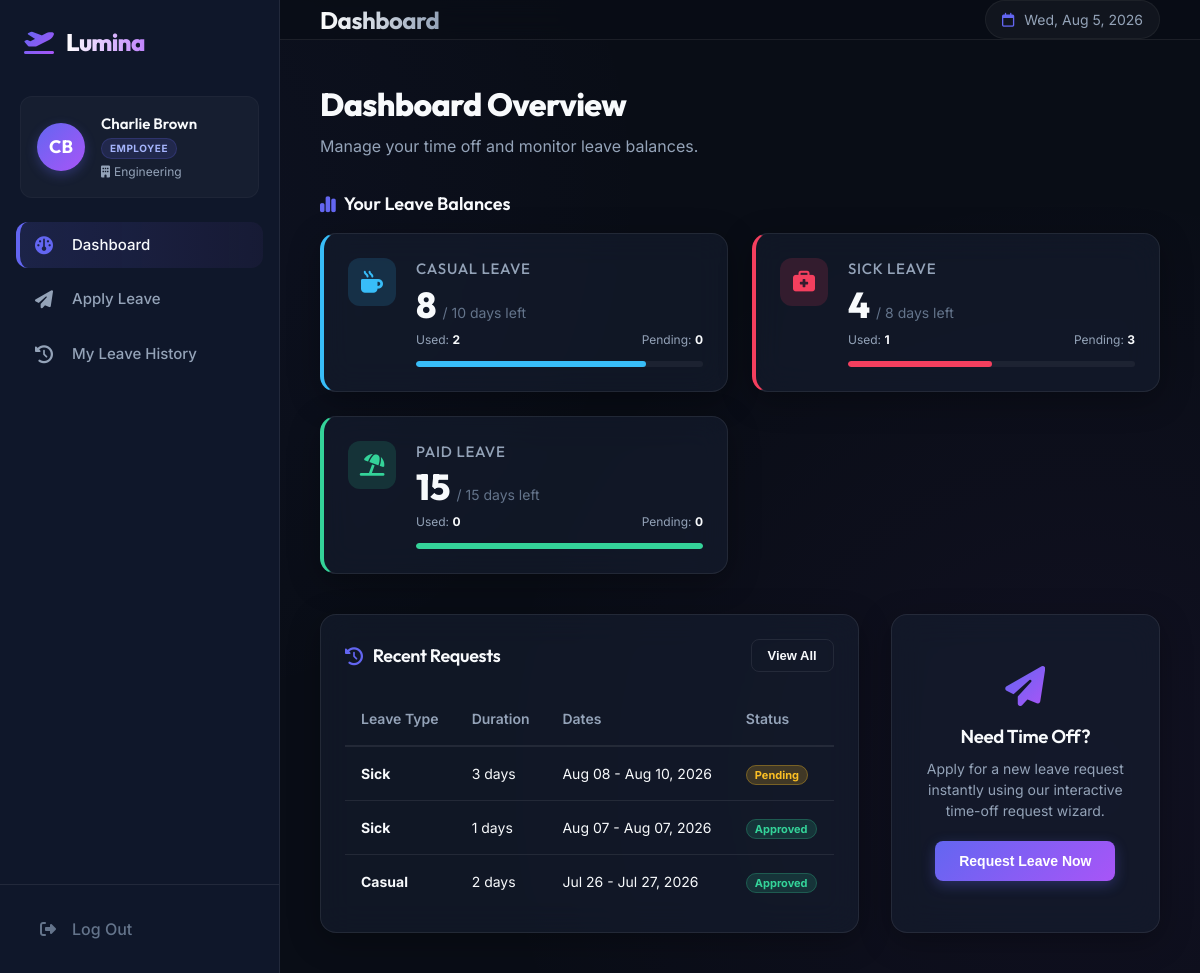
/dashboard (signed in), run on the app's committed database.
### models.py (models this page shows, shortened)
class User(db.Model):
    __tablename__ = 'users'
    id = db.Column(db.Integer, primary_key=True)
    username = db.Column(db.String(80), unique=True, nullable=False, index=True)
    password_hash = db.Column(db.String(200), nullable=False)
    first_name = db.Column(db.String(100), nullable=False)
    last_name = db.Column(db.String(100), nullable=False)
    email = db.Column(db.String(120), unique=True, nullable=False)
    role = db.Column(db.String(20), nullable=False, default='employee')  # 'employee' or 'manager'
    department = db.Column(db.String(100), nullable=False)
    created_at = db.Column(db.DateTime, default=datetime.utcnow)
    leave_balances = db.relationship('LeaveBalance', backref='user', lazy=True, cascade="all, delete-orphan")
    leave_requests = db.relationship('LeaveRequest', foreign_keys='LeaveRequest.user_id', backref='applicant', lazy=True, cascade="all, delete-orphan")
    reviewed_requests = db.relationship('LeaveRequest', foreign_keys='LeaveRequest.reviewed_by', backref='reviewer', lazy=True)

class LeaveBalance(db.Model):
    __tablename__ = 'leave_balances'
    id = db.Column(db.Integer, primary_key=True)
    user_id = db.Column(db.Integer, db.ForeignKey('users.id', ondelete='CASCADE'), nullable=False)
    leave_type = db.Column(db.String(50), nullable=False)  # 'Casual', 'Sick', 'Paid'
    allocated = db.Column(db.Integer, nullable=False)
    used = db.Column(db.Integer, nullable=False, default=0)
    pending = db.Column(db.Integer, nullable=False, default=0)
    @property
    def remaining(self):
        return self.allocated - self.used - self.pending

class LeaveRequest(db.Model):
    __tablename__ = 'leave_requests'
    id = db.Column(db.Integer, primary_key=True)
    user_id = db.Column(db.Integer, db.ForeignKey('users.id', ondelete='CASCADE'), nullable=False)
    leave_type = db.Column(db.String(50), nullable=False)  # 'Casual', 'Sick', 'Paid'
    start_date = db.Column(db.Date, nullable=False)
    end_date = db.Column(db.Date, nullable=False)
    duration = db.Column(db.Integer, nullable=False)  # Number of days
    reason = db.Column(db.Text, nullable=False)
    status = db.Column(db.String(20), nullable=False, default='Pending')  # 'Pending', 'Approved', 'Rejected'
    applied_on = db.Column(db.DateTime, default=datetime.utcnow)
    reviewed_by = db.Column(db.Integer, db.ForeignKey('users.id'), nullable=True)
    manager_remarks = db.Column(db.Text, nullable=True)

### app.py (the view)
    @app.route('/dashboard')
    @login_required
    def dashboard():
        user = db.session.get(User, session['user_id'])
        balances = LeaveBalance.query.filter_by(user_id=user.id).all()
        if user.role == 'manager':
            pending_requests = LeaveRequest.query.filter_by(status='Pending').order_by(LeaveRequest.applied_on.desc()).all()
            processed_requests = LeaveRequest.query.filter(LeaveRequest.status != 'Pending').order_by(LeaveRequest.applied_on.desc()).limit(50).all()
            return render_template('dashboard.html', balances=balances, pending_requests=pending_requests, processed_requests=processed_requests)
        else:
            my_requests = LeaveRequest.query.filter_by(user_id=user.id).order_by(LeaveRequest.applied_on.desc()).all()
            return render_template('dashboard.html', balances=balances, my_requests=my_requests)

### app.py (called while the page is built)
def login_required(f):
    @wraps(f)
    def decorated_function(*args, **kwargs):
        if 'user_id' not in session:
            return redirect(url_for('login'))
        return f(*args, **kwargs)
    return decorated_function

### templates/dashboard.html (shortened to what this page needs)
{% extends "base.html" %}
{% block content %}
<section id="dashboard-section" class="active-section dashboard-section">
    <div class="welcome-header">
        <h2>Dashboard Overview</h2>
        <p>Manage your time off and monitor leave balances.</p>
    </div>
    <div class="section-title-sub"><i class="fa-solid fa-chart-simple"></i> Your Leave Balances</div>
    <div class="stats-grid">
        {% for bal in balances %}
        <div class="stat-card glass balance-card border-{{ bal.leave_type.lower() }}">
            <div class="balance-icon icon-{{ bal.leave_type.lower() }}">
                {% if bal.leave_type == 'Casual' %}
                    <i class="fa-solid fa-mug-hot"></i>
                {% elif bal.leave_type == 'Sick' %}
                    <i class="fa-solid fa-briefcase-medical"></i>
                {% else %}
                    <i class="fa-solid fa-umbrella-beach"></i>
                {% endif %}
            </div>
            <div class="balance-details">
                <h3>{{ bal.leave_type }} Leave</h3>
                <div class="balance-numbers">
                    <span class="remaining-value">{{ bal.remaining }}</span>
                    <span class="allocated-value">/ {{ bal.allocated }} days left</span>
                </div>
                <div class="balance-status-sub">
                    <span>Used: <strong>{{ bal.used }}</strong></span>
                    <span>Pending: <strong>{{ bal.pending }}</strong></span>
                </div>
                <div class="progress-bar-container">
                    <div class="progress-bar progress-{{ bal.leave_type.lower() }}" style="width: {{ (bal.remaining / bal.allocated * 100) if bal.allocated > 0 else 0 }}%"></div>
                </div>
            </div>
        </div>
        {% endfor %}
    </div>
    <div class="overview-split">
        {% if current_user.role == 'employee' %}
        <div class="overview-block glass">
            <div class="block-header">
                <h3><i class="fa-solid fa-history"></i> Recent Requests</h3>
                <button class="btn btn-sm btn-outline nav-shortcut" data-target="history-section">View All</button>
            </div>
            <div class="table-responsive">
                <table class="data-table">
                    <thead>
                        <tr>
                            <th>Leave Type</th>
                            <th>Duration</th>
                            <th>Dates</th>
                            <th>Status</th>
                        </tr>
                    </thead>
                    <tbody>
                        {% if my_requests %}
                            {% for req in my_requests[:5] %}
                            <tr>
                                <td><strong>{{ req.leave_type }}</strong></td>
                                <td>{{ req.duration }} days</td>
                                <td class="date-col">{{ req.start_date.strftime('%b %d') }} - {{ req.end_date.strftime('%b %d, %Y') }}</td>
                                <td>
                                    <span class="badge badge-{{ req.status.lower() }}">{{ req.status }}</span>
                                </td>
                            </tr>
                            {% endfor %}
                        {% else %}
                            <tr>
                                <td colspan="4" class="text-center">No leave requests found.</td>
                            </tr>
                        {% endif %}
                    </tbody>
                </table>
            </div>
        </div>
        <div class="overview-block glass flex-center-content">
            <div class="quick-action-card">
                <i class="fa-solid fa-paper-plane quick-action-icon"></i>
                <h3>Need Time Off?</h3>
                <p>Apply for a new leave request instantly using our interactive time-off request wizard.</p>
                <button class="btn btn-primary nav-shortcut" data-target="apply-section">Request Leave Now</button>
            </div>
        </div>
        {% endif %}
    </div>
</section>
{% endblock %}

### templates/base.html (shortened to what this page needs)
<!DOCTYPE html>
<html lang="en">
<head>
    <link rel="stylesheet" href="https://cdnjs.cloudflare.com/ajax/libs/font-awesome/6.4.0/css/all.min.css">
    <link rel="stylesheet" href="{{ url_for('static', filename='css/style.css') }}">
</head>
<body>
    <div class="app-container {% if not current_user %}auth-layout{% endif %}">
        {% if current_user %}
        <aside class="app-sidebar" id="sidebar">
            <div class="sidebar-header">
                <div class="logo">
                    <i class="fa-solid fa-plane-departure logo-icon"></i>
                    <span class="logo-text">Lumina</span>
                </div>
            </div>
            <div class="user-profile-summary">
                <div class="profile-avatar">
                    {{ current_user.first_name[0] }}{{ current_user.last_name[0] }}
                </div>
                <div class="profile-details">
                    <span class="profile-name">{{ current_user.first_name }} {{ current_user.last_name }}</span>
                    <span class="profile-role">
                        {{ current_user.role.upper() }}
                    </span>
                    <span class="profile-dept"><i class="fa-solid fa-building"></i> {{ current_user.department }}</span>
                </div>
            </div>
            <nav class="sidebar-nav">
                <ul>
                    <li class="active" data-section="dashboard-section">
                        <a href="#"><i class="fa-solid fa-gauge"></i> <span>Dashboard</span></a>
                    </li>
                    {% if current_user.role == 'employee' %}
                    <li data-section="apply-section">
                        <a href="#"><i class="fa-solid fa-paper-plane"></i> <span>Apply Leave</span></a>
                    </li>
                    <li data-section="history-section">
                        <a href="#"><i class="fa-solid fa-clock-rotate-left"></i> <span>My Leave History</span></a>
                    </li>
                    {% endif %}
                </ul>
            </nav>
            <div class="sidebar-footer">
                <a href="{{ url_for('logout') }}" class="btn-logout"><i class="fa-solid fa-right-from-bracket"></i> <span>Log Out</span></a>
            </div>
        </aside>
        <div class="main-wrapper">
            <header class="app-header">
                <div class="header-left">
                    <h1 class="header-title" id="pageTitle">Dashboard</h1>
                </div>
                <div class="header-right">
                    <span class="current-date"><i class="fa-regular fa-calendar"></i> <span id="headerDateString"></span></span>
                </div>
            </header>
            <main class="app-content">
                {% block content %}{% endblock %}
            </main>
        </div>
        {% else %}
            <main class="auth-content">
                {% block auth_content %}{% endblock %}
            </main>
        {% endif %}
    </div>
</body>
</html>

### data on the page
User: first_name "C", last_name "B", first_name "Charlie", last_name "Brown", role "EMPLOYEE", department "Engineering"
LeaveBalance: leave_type "CASUAL", remaining "8", allocated "10", used "2", pending "0"
LeaveBalance: leave_type "SICK", remaining "4", allocated "8", used "1", pending "3"
LeaveBalance: leave_type "PAID", remaining "15", allocated "15", used "0", pending "0"
LeaveRequest: leave_type "Sick", duration "3", start_date "Aug 08", end_date "Aug 10, 2026", status "Pending"
LeaveRequest: leave_type "Sick", duration "1", start_date "Aug 07", end_date "Aug 07, 2026", status "Approved"
LeaveRequest: leave_type "Casual", duration "2", start_date "Jul 26", end_date "Jul 27, 2026", status "Approved"
